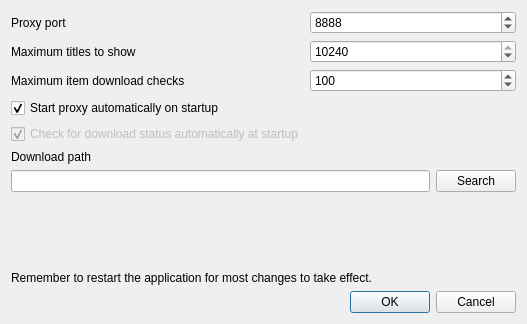
<?xml version="1.0" encoding="UTF-8"?>
<ui version="4.0">
 <class>ConfigDialog</class>
 <widget class="QDialog" name="ConfigDialog">
  <property name="geometry">
   <rect>
    <x>0</x>
    <y>0</y>
    <width>527</width>
    <height>324</height>
   </rect>
  </property>
  <property name="windowTitle">
   <string>QPSNProxy settings</string>
  </property>
  <layout class="QGridLayout" name="gridLayout">
   <item row="0" column="0">
    <layout class="QVBoxLayout" name="verticalLayout">
     <item>
      <layout class="QFormLayout" name="formLayout_2">
       <property name="fieldGrowthPolicy">
        <enum>QFormLayout::AllNonFixedFieldsGrow</enum>
       </property>
       <item row="0" column="0">
        <widget class="QLabel" name="label_2">
         <property name="text">
          <string>Proxy port</string>
         </property>
        </widget>
       </item>
       <item row="0" column="1">
        <widget class="QSpinBox" name="proxySpinBox">
         <property name="minimum">
          <number>1024</number>
         </property>
         <property name="maximum">
          <number>65535</number>
         </property>
         <property name="value">
          <number>8888</number>
         </property>
        </widget>
       </item>
       <item row="1" column="0">
        <widget class="QLabel" name="label_3">
         <property name="text">
          <string>Maximum titles to show</string>
         </property>
        </widget>
       </item>
       <item row="1" column="1">
        <widget class="QSpinBox" name="maxTitlesSpinBox">
         <property name="minimum">
          <number>1</number>
         </property>
         <property name="maximum">
          <number>10240</number>
         </property>
         <property name="value">
          <number>10240</number>
         </property>
        </widget>
       </item>
       <item row="2" column="0">
        <widget class="QLabel" name="label_4">
         <property name="text">
          <string>Maximum item download checks</string>
         </property>
        </widget>
       </item>
       <item row="2" column="1">
        <widget class="QSpinBox" name="maxChecksSpinBox">
         <property name="maximum">
          <number>200</number>
         </property>
         <property name="value">
          <number>100</number>
         </property>
        </widget>
       </item>
       <item row="3" column="0">
        <widget class="QCheckBox" name="autoStartCheckBox">
         <property name="text">
          <string>Start proxy automatically on startup</string>
         </property>
         <property name="checked">
          <bool>true</bool>
         </property>
        </widget>
       </item>
       <item row="4" column="0">
        <widget class="QCheckBox" name="downloadCheckBox">
         <property name="enabled">
          <bool>false</bool>
         </property>
         <property name="text">
          <string>Check for download status automatically at startup</string>
         </property>
         <property name="checked">
          <bool>true</bool>
         </property>
        </widget>
       </item>
      </layout>
     </item>
     <item>
      <widget class="QLabel" name="label_5">
       <property name="text">
        <string>Download path</string>
       </property>
      </widget>
     </item>
     <item>
      <layout class="QHBoxLayout" name="horizontalLayout">
       <item>
        <widget class="QLineEdit" name="downloadPathEdit">
         <property name="readOnly">
          <bool>true</bool>
         </property>
        </widget>
       </item>
       <item>
        <widget class="QPushButton" name="pushButton">
         <property name="text">
          <string>Search</string>
         </property>
        </widget>
       </item>
      </layout>
     </item>
     <item>
      <spacer name="verticalSpacer">
       <property name="orientation">
        <enum>Qt::Vertical</enum>
       </property>
       <property name="sizeHint" stdset="0">
        <size>
         <width>20</width>
         <height>40</height>
        </size>
       </property>
      </spacer>
     </item>
     <item>
      <widget class="QLabel" name="label">
       <property name="text">
        <string>Remember to restart the application for most changes to take effect.</string>
       </property>
      </widget>
     </item>
    </layout>
   </item>
   <item row="1" column="0">
    <widget class="QDialogButtonBox" name="buttonBox">
     <property name="orientation">
      <enum>Qt::Horizontal</enum>
     </property>
     <property name="standardButtons">
      <set>QDialogButtonBox::Cancel|QDialogButtonBox::Ok</set>
     </property>
    </widget>
   </item>
  </layout>
 </widget>
 <resources/>
 <connections>
  <connection>
   <sender>buttonBox</sender>
   <signal>accepted()</signal>
   <receiver>ConfigDialog</receiver>
   <slot>accept()</slot>
   <hints>
    <hint type="sourcelabel">
     <x>248</x>
     <y>254</y>
    </hint>
    <hint type="destinationlabel">
     <x>157</x>
     <y>274</y>
    </hint>
   </hints>
  </connection>
  <connection>
   <sender>buttonBox</sender>
   <signal>rejected()</signal>
   <receiver>ConfigDialog</receiver>
   <slot>reject()</slot>
   <hints>
    <hint type="sourcelabel">
     <x>316</x>
     <y>260</y>
    </hint>
    <hint type="destinationlabel">
     <x>286</x>
     <y>274</y>
    </hint>
   </hints>
  </connection>
 </connections>
</ui>
